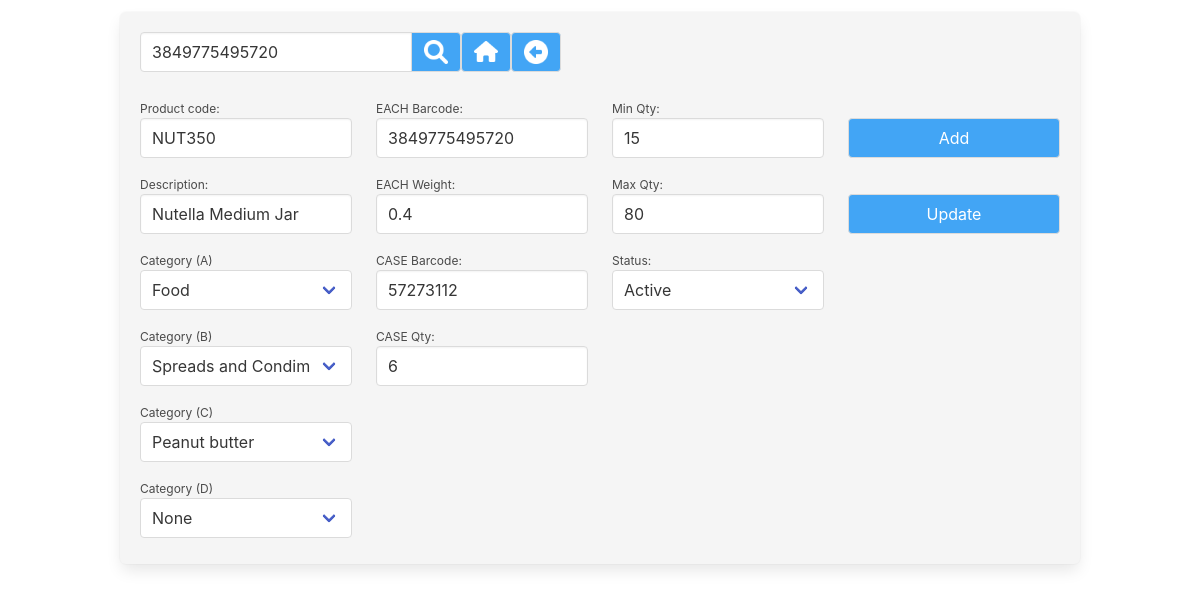
The page /geb_view_mgr_products.php?product=3849775495720 (signed in) on the database its author committed.
### tables this page shows
CREATE TABLE "geb_product" (
	"prod_pkey"	INTEGER,
	"prod_code"	TEXT,
	"prod_desc"	TEXT,
	"prod_category_a"	INTEGER DEFAULT 0,
	"prod_category_b"	INTEGER DEFAULT 0,
	"prod_category_c"	INTEGER DEFAULT 0,
	"prod_category_d"	INTEGER DEFAULT 0,
	"prod_mimic"	INTEGER DEFAULT 0,
	"prod_each_barcode"	TEXT,
	"prod_each_barcode_mimic"	TEXT,
	"prod_each_weight"	TEXT,
	"prod_case_barcode"	INTEGER,
	"prod_case_barcode_mimic"	NUMERIC,
	"prod_case_qty"	REAL DEFAULT 0,
	"prod_case_qty_mimic"	TEXT DEFAULT 0,
	"prod_min_qty"	INTEGER DEFAULT 0,
	"prod_max_qty"	INTEGER DEFAULT 0,
	"prod_disabled"	INTEGER DEFAULT 0,
	PRIMARY KEY("prod_pkey" AUTOINCREMENT)
);

### lib_login.php (called while the page is built, shortened)
<?php
class Login
{
	private $user_is_logged_in = false;
	public function is_session_started()
	{
		if (php_sapi_name() !== 'cli' )
		{
			if ( version_compare(phpversion(), '5.4.0', '>=') )
			{
				return session_status() === PHP_SESSION_ACTIVE ? TRUE : FALSE;
			}
		}
		return FALSE;
	}
	private function loginWithSessionData()
	{
		$this->user_is_logged_in = true;
	}
	public function isUserLoggedIn()
	{
		return $this->user_is_logged_in;
	}
}

### geb_view_mgr_products.php (the view, shortened to what this page needs)
<?php
require_once('lib_login.php');
$login = new Login();
if ($login->isUserLoggedIn() == true)
{
	require_once('lib_system.php');
	if (is_it_enabled($_SESSION['menu_mgr_products']))
	{
		require_once("lib_db_conn.php");
		$product_or_barcode		=	"";
		if (isset($_GET["product"]))
		{
			$product_or_barcode		=	trim($_GET["product"]);
		}
?>
<!DOCTYPE html>
<html lang="en">
<head>
	<link rel="stylesheet" href="css/bulma.css">
	<link rel="stylesheet" href="css/custom.css">
</head>
<body>
<?php
		echo '<div class="blank_space_12px"></div>';
		echo '<section class="section is-paddingless">';
		echo	'<div class="container box has-background-light">';
		$page_form	=	'';
		$page_form	.=	'<form action="geb_view_mgr_products.php" name="product_form" id="product_form" method="get">';
			$page_form	.=	'<div class="field has-addons">';
				$page_form	.=	'<p class="control">';
				$page_form	.=		'<input class="input" type="text" id="product" name="product" placeholder="' . $mylang['product_code'] . '" value="' . $product_or_barcode . '">';
				$page_form	.=	'</p>';
				$page_form	.=	'<p class="control">';
				$page_form	.=		'<button class="button manager_class iconSearch" style="width:50px;" type="submit"></button>';
				$page_form	.=	'</p>';
			$page_form	.=	'</div>';
		$page_form	.=	'</form>';
		$page_form	.=	'<p class="control">';
		$menu_link	=	"'index.php'";
		$page_form	.=		'<button class="button manager_class iconHome" style="width:50px;" onClick="open_link(' . $menu_link . ');"></button>';
		$page_form	.=	'</p>';
		$page_form	.=	'<p class="control">';
		$page_form	.=		'<button class="button manager_class iconBackArrow" style="width:50px;" onClick="goBack();"></button>';
		$page_form	.=	'</p>';
				echo '<nav class="level">
					<div class="level-left">
					<div class="level-item">
				' . $page_form . '
					</div>
					</div>
				</nav>';
	try
	{
		$is_barcode	=	false;
		if (is_numeric($product_or_barcode))	{	$is_barcode	=	true;	}
		$sql	=	'
			SELECT
			*
			FROM
			geb_product
			WHERE
		';
		if ($is_barcode)
		{
			$sql	.=	' prod_each_barcode = :iprod_each_bar OR prod_case_barcode = :iprod_case_bar ';
		}
		else
		{
			$sql	.=	' prod_code = :iprod_code ';
		}
		$columns_html	=	'';
		$prod_pkey			=	0;
		$prod_code			=	"";
		$prod_desc			=	"";
		$prod_category_a	=	0;
		$prod_category_b	=	0;
		$prod_category_c	=	0;
		$prod_category_d	=	0;
		$prod_each_barcode	=	"";
		$prod_each_weight	=	"";
		$prod_case_barcode	=	"";
		$prod_case_qty		=	0;
		$prod_min_qty		=	0;
		$prod_max_qty		=	0;
		$prod_disabled		=	0;
		$category_arr		=	array();
		if ($stmt = $db->prepare($sql))
		{
			if ($is_barcode)
			{
				$stmt->bindValue(':iprod_each_bar',	$product_or_barcode,	PDO::PARAM_STR);
				$stmt->bindValue(':iprod_case_bar',	$product_or_barcode,	PDO::PARAM_STR);
			}
			else
			{
				$stmt->bindValue(':iprod_code',	$product_or_barcode,		PDO::PARAM_STR);
			}
			$stmt->execute();
			while($row = $stmt->fetch(PDO::FETCH_ASSOC))
			{
				$prod_pkey				=	leave_numbers_only($row['prod_pkey']);
				$prod_code				=	trim($row['prod_code']);
				$prod_desc				=	trim($row['prod_desc']);
				$prod_category_a		=	leave_numbers_only($row['prod_category_a']);
				$prod_category_b		=	leave_numbers_only($row['prod_category_b']);
				$prod_category_c		=	leave_numbers_only($row['prod_category_c']);
				$prod_category_d		=	leave_numbers_only($row['prod_category_d']);
				$prod_each_barcode		=	trim($row['prod_each_barcode']);
				$prod_each_weight		=	trim($row['prod_each_weight']);
				$prod_case_barcode		=	trim($row['prod_case_barcode']);
				$prod_case_qty			=	leave_numbers_only($row['prod_case_qty']);
				$prod_min_qty			=	leave_numbers_only($row['prod_min_qty']);
				$prod_max_qty			=	leave_numbers_only($row['prod_max_qty']);
				$prod_disabled			=	leave_numbers_only($row['prod_disabled']);
			}
			$sql	=	'
					SELECT
					cat_a_pkey,
					cat_a_name,
					cat_b_pkey,
					cat_b_name,
					cat_b_a_level,
					cat_c_pkey,
					cat_c_name,
					cat_c_b_level,
					cat_d_pkey,
					cat_d_name,
					cat_d_c_level
					FROM geb_category_a
					LEFT JOIN geb_category_b ON geb_category_a.cat_a_pkey = geb_category_b.cat_b_a_level
					LEFT JOIN geb_category_c ON geb_category_b.cat_b_pkey = geb_category_c.cat_c_b_level
					LEFT JOIN geb_category_d ON geb_category_c.cat_c_pkey = geb_category_d.cat_d_c_level
			';
			if ($stmt = $db->prepare($sql))
			{
				$stmt->execute();
				while($row = $stmt->fetch(PDO::FETCH_ASSOC))
				{
					$category_arr[]	=	$row;
				}
			}
			$category_A_options = [];
			$category_B_options = [];
			$category_C_options = [];
			$category_D_options = [];
			foreach ($category_arr as $category)
			{
				$category_A_options[$category['cat_a_pkey']] = $category['cat_a_name'];
				if ($category['cat_b_a_level'] == $prod_category_a)
				{
					$category_B_options[$category['cat_b_pkey']] = $category['cat_b_name'];
				}
				if ($category['cat_c_b_level'] == $prod_category_b)
				{
					$category_C_options[$category['cat_c_pkey']] = $category['cat_c_name'];
				}
			}
			$category_a_html	=	generate_select_options($category_A_options, leave_numbers_only($prod_category_a), $mylang['none']);
			$category_b_html	=	generate_select_options($category_B_options, leave_numbers_only($prod_category_b), $mylang['none']);
			$category_c_html	=	generate_select_options($category_C_options, leave_numbers_only($prod_category_c), $mylang['none']);
			$category_d_html	=	generate_select_options($category_D_options, leave_numbers_only($prod_category_d), $mylang['none']);
			$columns_html	.=	'<div class="columns">';
			$columns_html	.=	'<div class="column is-3">';
			$status_options =
			[
				0 => $mylang['active'],
				1 => $mylang['disabled'],
			];
			$status_html = '';
			foreach ($status_options as $value => $label)
			{
				$selected = ($prod_disabled == $value) ? ' selected' : '';
				$status_html .= '"<option value="' . $value . '" ' . $selected . '>' . $label . ' </option>"';
			}
			$details_html	=	'
<div class="field" style="'. $box_size_str .'">
	<p class="help">' . $mylang['product_code'] . ':</p>
	<div class="control">
		<input id="id_product_code" class="input is-normal" type="text" placeholder="e.g. CLSPMRD" value="'. $prod_code .'" name="id_product_code" required>
	</div>
</div>
<div class="field" style="'. $box_size_str .'">
	<p class="help">' . $mylang['description'] . ':</p>
	<div class="control">
		<input id="id_product_description" class="input is-normal" type="text" placeholder="Collection Sports Medium Red" value="'. $prod_desc . '" name="id_product_description">
	</div>
</div>
<div class="field" style="' . $box_size_str . '">
	<p class="help">' .	$mylang['category'] . ' (A)</p>
	<div class="field is-narrow">
	  <div class="control">
		<div class="select is-fullwidth">
			<select id="id_category_a">' . $category_a_html . '
			</select>
		</div>
	  </div>
	</div>
</div>
<div class="field" style="' . $box_size_str . '">
	<p class="help">' .	$mylang['category'] . ' (B)</p>
	<div class="field is-narrow">
	  <div class="control">
		<div class="select is-fullwidth">
			<select id="id_category_b">' . $category_b_html . '
			</select>
		</div>
	  </div>
	</div>
</div>
<div class="field" style="' . $box_size_str . '">
	<p class="help">' .	$mylang['category'] . ' (C)</p>
	<div class="field is-narrow">
	  <div class="control">
		<div class="select is-fullwidth">
			<select id="id_category_c">' . $category_c_html . '
			</select>
		</div>
	  </div>
	</div>
</div>
<div class="field" style="' . $box_size_str . '">
	<p class="help">' .	$mylang['category'] . ' (D)</p>
	<div class="field is-narrow">
	  <div class="control">
		<div class="select is-fullwidth">
			<select id="id_category_d">' . $category_d_html . '
			</select>
		</div>
	  </div>
	</div>
</div>
';
			$columns_html	.=	$details_html;
			$columns_html	.=	'</div>';
			$columns_html	.=	'<div class="column is-3">';
			$details_html	=	'
<div class="field" style="'. $box_size_str .'">
	<p class="help">' . $mylang['each_barcode'] . ':</p>
	<div class="control">
		<input id="id_each_barcode" class="input is-normal" type="text" placeholder="87341285732154" value="'. $prod_each_barcode .'" name="id_each_barcode">
	</div>
</div>
<div class="field" style="'. $box_size_str .'">
	<p class="help">' . $mylang['each_weight'] . ':	</p>
	<div class="control">
		<input id="id_each_weight" class="input is-normal" type="text" placeholder="4.25" value="'. $prod_each_weight . '" name="id_each_weight">
	</div>
</div>
<div class="field" style="'. $box_size_str .'">
	<p class="help">' . $mylang['case_barcode'] . ':</p>
	<div class="control">
		<input id="id_case_barcode" class="input is-normal" type="text" placeholder="51682361869185" value="'. $prod_case_barcode. '" name="id_case_barcode">
	</div>
</div>
<div class="field" style="'. $box_size_str .'">
	<p class="help">' . $mylang['case_qty'] . ':</p>
	<div class="control">
		<input id="id_case_qty" class="input is-normal" type="text" placeholder="12" value="'. $prod_case_qty. '" name="id_case_qty">
	</div>
</div>';
			$columns_html	.=	$details_html;
			$details_html	=	"";
			$columns_html	.=	'</div>';
			$columns_html	.=	'<div class="column is-3">';
			$columns_html	.=	'
<div class="field" style="'. $box_size_str .'">
	<p class="help">' . $mylang['min_qty'] . ':</p>
	<div class="control">
		<input id="id_min_qty" class="input is-normal" type="text" placeholder="20" value="'. $prod_min_qty . '" name="id_min_qty">
	</div>
</div>
<div class="field" style="'. $box_size_str .'">
	<p class="help">' . $mylang['max_qty'] . ':</p>
	<div class="control">
		<input id="id_max_qty" class="input is-normal" type="text" placeholder="100" value="'. $prod_max_qty . '" name="id_max_qty">
	</div>
</div>
<div class="field" style="'. $box_size_str .'">
	<p class="help">' . $mylang['status'] . ':</p>
	<div class="field is-narrow">
	  <div class="control">
		<div class="select is-fullwidth">
			<select id="id_disabled" name="id_disabled">' . $status_html . '
			</select>
		</div>
	  </div>
	</div>
</div>
';
			$columns_html	.=	'</div>';
			$columns_html	.=	'<div class="column is-3">';
if (can_user_add($_SESSION['menu_mgr_products']))
{
	$details_html	.=	'
	<div class="field" style="'. $box_size_str .'">
		<p class="help">&nbsp;</p>
		<div class="control">
			<button class="button manager_class is-fullwidth"  onclick="add_product();">' . $mylang['add'] . '</button>
		</div>
	</div>';
}
if (can_user_update($_SESSION['menu_mgr_products']))
{
	$details_html	.=	'
	<div class="field" style="'. $box_size_str .'">
		<p class="help">&nbsp;</p>
		<div class="control">
			<button class="button manager_class is-fullwidth"  onclick="update_product();">' . $mylang['update'] . '</button>
		</div>
	</div>';
}
$details_html	.=	'
<div class="field" style="'. $box_size_str .'">
	<p class="help">&nbsp;</p>
	<div class="control">
		<input id="id_hidden" class="input is-normal" type="hidden" value="' . $prod_pkey . '">
	</div>
</div>';
			$columns_html	.=	$details_html;
			$columns_html	.=	'</div>';
			$columns_html	.=	'</div>';
			echo	$columns_html;
		}
		else
		{
			echo 'Details Query Failed!';
		}
	}
	catch(PDOException $e)
	{
		print_message(1, $e->getMessage());
	}
		echo '</div>';
	echo '</section>';
	}
	else
	{
		include('not_logged_in.php');
	}
}
else
{
    include('not_logged_in.php');
}
?>
</body>
</html>

### lib_system.php (shortened to what this page needs)
<?php
$box_size_str	=	'height:64px;';
function generate_select_options($options, $selectedValue, $defaultLabel)
{
	$html = '<option value="0"';
	if ($selectedValue == 0)
	{
		$html .= ' selected';
	}
	$html .= '>' . $defaultLabel . '</option>';
	foreach ($options as $key => $value)
	{
		if (strlen($value) > 0)
		{
			$html .= '<option value="' . $key . '"';
			if ($key == $selectedValue)
			{
				$html .= ' selected';
			}
			$html .= '>' . $value . '</option>';
		}
	}
	return $html;
}
function leave_numbers_only($input_string)
{
	return preg_replace('/[^0-9]/', '', trim($input_string));
}
function convert_dec_to_bin_with_padding($dec_value)
{
	$x	=	decbin($dec_value);
	return str_pad($x, 16, '0', STR_PAD_LEFT);
}
function core_acl_cookie_check($cookie_value)
{
	$outcome		=	false;
	$cookie_value	=	leave_numbers_only($cookie_value);
	if ($cookie_value == 1)	{	$outcome = true;	}
	return $outcome;
}
function is_it_enabled($cookie)
{
	$cookie_array	=	convert_dec_to_bin_with_padding(leave_numbers_only($cookie));
	return core_acl_cookie_check($cookie_array[1]);
}
function can_user_add($cookie)
{
	$cookie_array	=	convert_dec_to_bin_with_padding(leave_numbers_only($cookie));
	return core_acl_cookie_check($cookie_array[2]);
}
function can_user_update($cookie)
{
	$cookie_array	=	convert_dec_to_bin_with_padding(leave_numbers_only($cookie));
	return core_acl_cookie_check($cookie_array[3]);
}

### css/custom.css (style rules this page uses)
.manager_class { background-color: #42A5F5; color: white; }
.blank_space_12px { display: block; height: 12px; }
.iconBackArrow { background-image: url(../images/icon_back.png); background-repeat: no-repeat; background-position: center; background-size: 24px; }
.iconHome { background-image: url(../images/icon_home.png); background-repeat: no-repeat; background-position: center; background-size: 24px; }
.iconSearch { background-image: url(../images/icon_search.png); background-repeat: no-repeat; background-position: center; background-size: 24px; }

### rows shown on the page
geb_product: id_product_code "NUT350", id_product_description "Nutella Medium Jar", prod_category_a "Food", prod_category_b "Spreads and Condiments", prod_category_c "Peanut butter", prod_category_d "None", id_each_barcode "3849775495720", id_each_weight "0.4", id_case_barcode "57273112", id_case_qty "6", id_min_qty "15", id_max_qty "80"

### other values the page prints
$mylang['product_code'] "Product code"
$mylang['description'] "Description"
$mylang['category'] "Category"
$mylang['each_barcode'] "EACH Barcode"
$mylang['each_weight'] "EACH Weight"
$mylang['case_barcode'] "CASE Barcode"
$mylang['case_qty'] "CASE Qty"
$mylang['min_qty'] "Min Qty"
$mylang['max_qty'] "Max Qty"
$mylang['status'] "Status"
$mylang['add'] "Add"
$mylang['update'] "Update"
form field id_disabled "Active"
